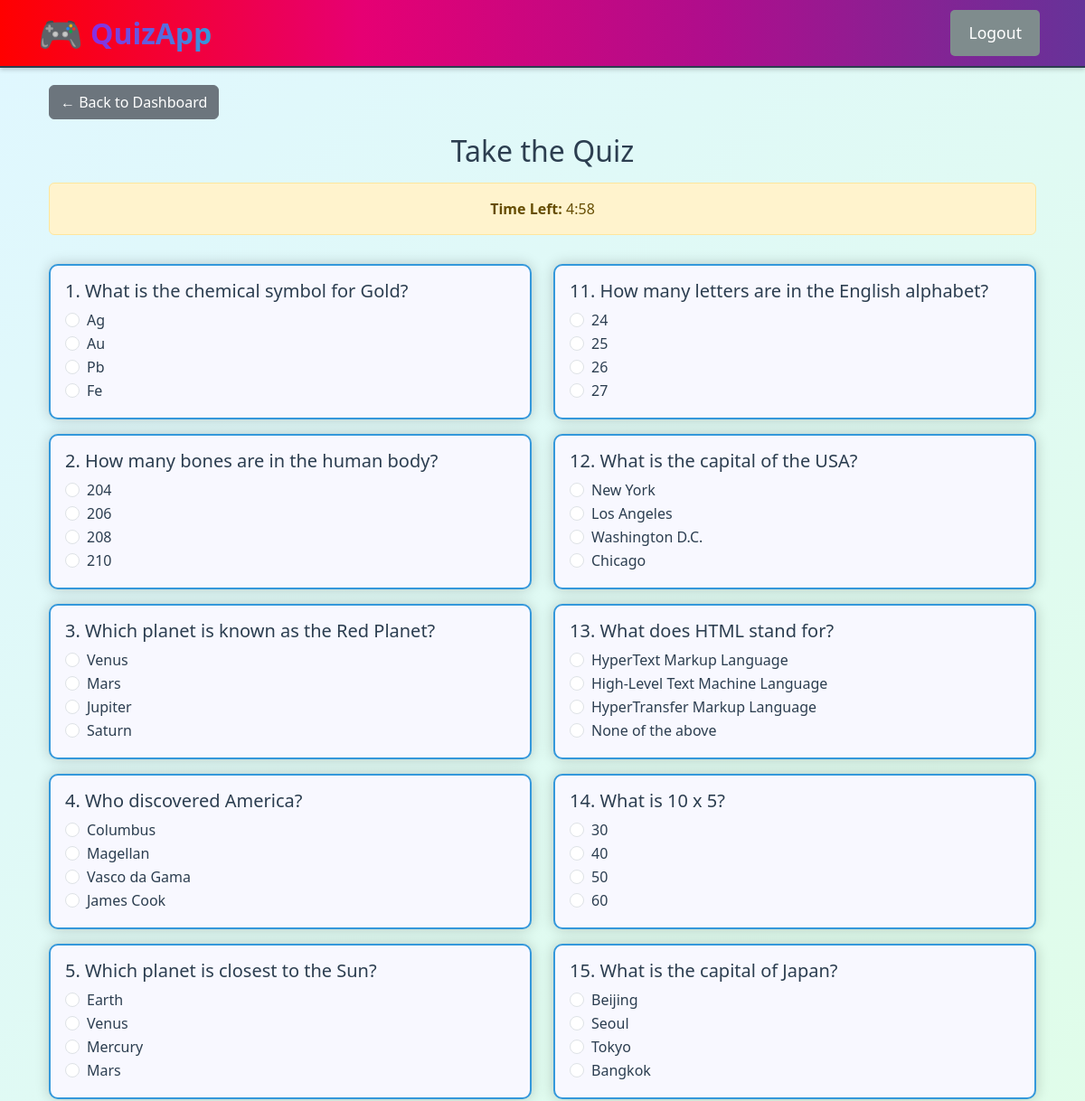
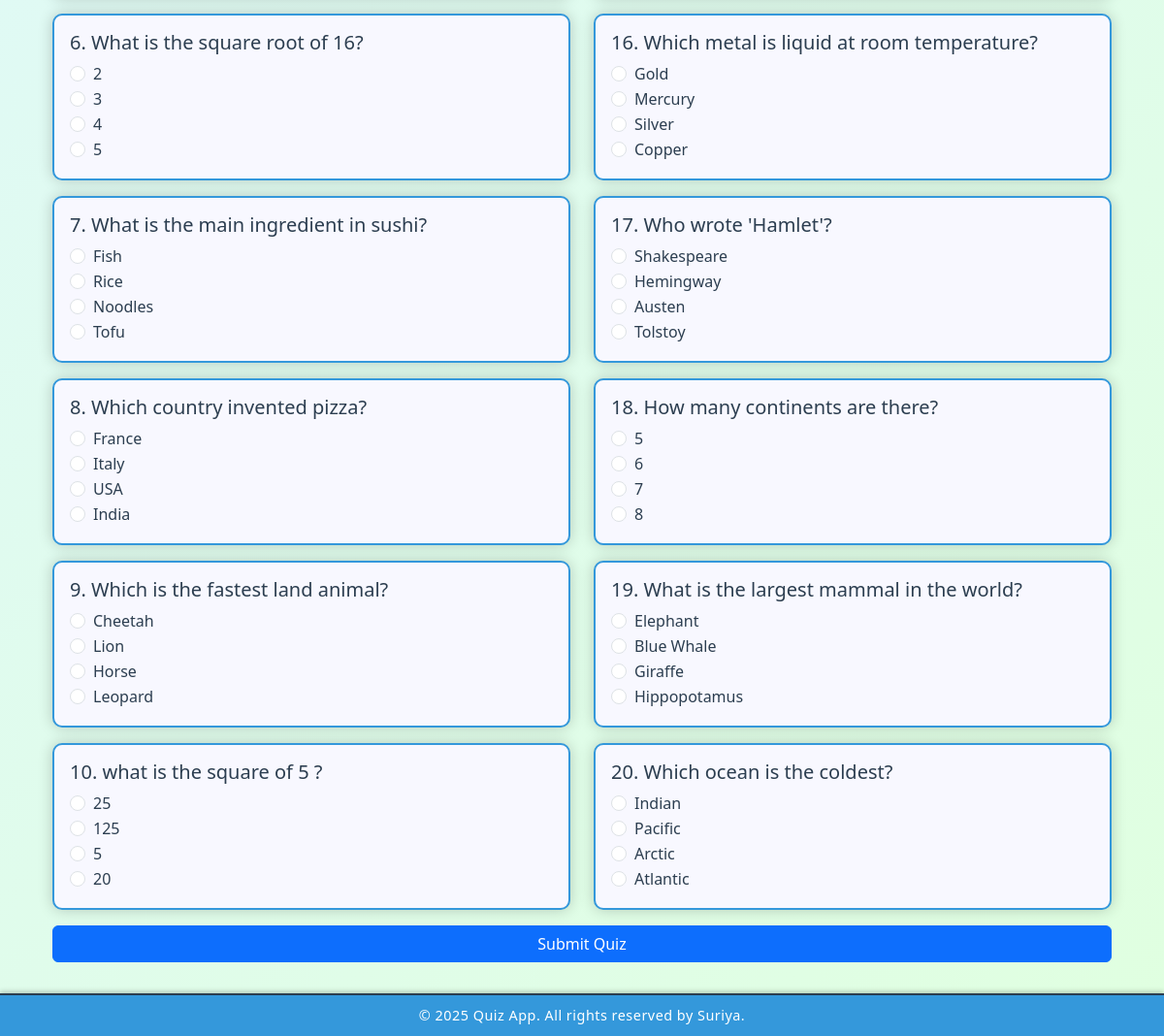
The page /quiz on the database its author committed (2 pictures, top to bottom).
### tables this page shows
CREATE TABLE questions (
    id INTEGER PRIMARY KEY AUTOINCREMENT,
    question TEXT NOT NULL,
    option_a TEXT NOT NULL,
    option_b TEXT NOT NULL,
    option_c TEXT NOT NULL,
    option_d TEXT NOT NULL,
    correct_option TEXT NOT NULL
);

### app.py (the view, shortened to what this page needs)
@app.route('/quiz', methods=['GET', 'POST'])
def quiz():
    if 'user_id' not in session:
        session['user_id'] = 1
    db_conn = get_db()
    action = request.args.get('action', 'new')
    if action == 'new':
        session.pop('quiz_start_time', None)
        session.pop('quiz_questions', None)
        session.pop('quiz_remaining_time', None)
        session.pop('quiz_score', None)
        session.pop('quiz_elapsed', None)
    if request.method == 'GET':
        if action == 'new' or 'quiz_questions' not in session:
            cur = db_conn.execute("SELECT * FROM questions ORDER BY RANDOM() LIMIT 20")
            questions = cur.fetchall()
            session['quiz_questions'] = [dict(q) for q in questions]
            session['quiz_remaining_time'] = 300  # total duration in seconds
            session['quiz_start_time'] = time.time()
        else:
            questions = session.get('quiz_questions')
        return render_template('quiz.html',
                               questions=questions,
                               remaining_time=session.get('quiz_remaining_time', 300))

### app.py (called while the page is built)
def get_db():
    database = getattr(g, '_database', None)
    if database is None:
        database = g._database = sqlite3.connect(DATABASE)
        database.row_factory = sqlite3.Row
    return database

@app.teardown_appcontext
def close_connection(exception):
    database = getattr(g, '_database', None)
    if database is not None:
        database.close()

### templates/quiz.html (shortened to what this page needs)
{% extends "base.html" %}
{% block content %}
<div class="container mt-4">
  <a href="{{ url_for('user_dashboard') }}" class="btn btn-secondary mb-3">← Back to Dashboard</a>
  <h2 class="text-center mb-3">Take the Quiz</h2>
  <div class="alert alert-warning text-center">
    <strong>Time Left:</strong> <span id="timerDisplay">05:00</span>
  </div>
  <form id="quizForm" method="post" action="{{ url_for('quiz') }}">
    <div class="row">
      <div class="col-md-6">
        {% for question in questions[0:10] %}
          <div class="card my-3">
            <div class="card-body">
              <h5 class="card-title">{{ loop.index }}. {{ question.question }}</h5>
              <div class="form-check">
                <input type="radio" class="form-check-input" name="answer_{{ question.id }}" value="a">
                <label class="form-check-label">{{ question.option_a }}</label>
              </div>
              <div class="form-check">
                <input type="radio" class="form-check-input" name="answer_{{ question.id }}" value="b">
                <label class="form-check-label">{{ question.option_b }}</label>
              </div>
              <div class="form-check">
                <input type="radio" class="form-check-input" name="answer_{{ question.id }}" value="c">
                <label class="form-check-label">{{ question.option_c }}</label>
              </div>
              <div class="form-check">
                <input type="radio" class="form-check-input" name="answer_{{ question.id }}" value="d">
                <label class="form-check-label">{{ question.option_d }}</label>
              </div>
            </div>
          </div>
        {% endfor %}
      </div>
      <div class="col-md-6">
        {% for question in questions[10:20] %}
          <div class="card my-3">
            <div class="card-body">
              <h5 class="card-title">{{ loop.index + 10 }}. {{ question.question }}</h5>
              <div class="form-check">
                <input type="radio" class="form-check-input" name="answer_{{ question.id }}" value="a">
                <label class="form-check-label">{{ question.option_a }}</label>
              </div>
              <div class="form-check">
                <input type="radio" class="form-check-input" name="answer_{{ question.id }}" value="b">
                <label class="form-check-label">{{ question.option_b }}</label>
              </div>
              <div class="form-check">
                <input type="radio" class="form-check-input" name="answer_{{ question.id }}" value="c">
                <label class="form-check-label">{{ question.option_c }}</label>
              </div>
              <div class="form-check">
                <input type="radio" class="form-check-input" name="answer_{{ question.id }}" value="d">
                <label class="form-check-label">{{ question.option_d }}</label>
              </div>
            </div>
          </div>
        {% endfor %}
      </div>
    </div>
    <button type="submit" class="btn btn-primary w-100 mb-3">Submit Quiz</button>
  </form>
</div>
{% endblock %}

### templates/base.html (shortened to what this page needs)
<!DOCTYPE html>
<html lang="en">
<head>
  <link href="https://cdn.jsdelivr.net/npm/bootstrap@5.3.0/dist/css/bootstrap.min.css" rel="stylesheet">
  <link rel="stylesheet" href="{{ url_for('static', filename='css/styles.css') }}">
</head>
<body>
  <nav class="navbar navbar-expand-lg">
    <div class="container">
      {% if session.get('user_id') %}
        {% if session.get('is_admin') %}
          <a class="navbar-brand" href="{{ url_for('admin') }}">
            {% include 'logo.html' %}
          </a>
        {% else %}
          <a class="navbar-brand" href="{{ url_for('user_dashboard') }}">
            {% include 'logo.html' %}
          </a>
        {% endif %}
      {% else %}
          <a class="navbar-brand" href="{{ url_for('home') }}">
            {% include 'logo.html' %}
          </a>
      {% endif %}
      <div class="d-flex">
        {% if session.get('user_id') %}
          <a class="btn btn-logout" href="{{ url_for('logout') }}">Logout</a>
        {% else %}
          <a class="btn btn-userlogin" href="{{ url_for('login') }}">User Login</a>
          <a class="btn btn-register" href="{{ url_for('register') }}">Register</a>
          <a class="btn btn-admin" href="{{ url_for('admin_login') }}">Admin Login</a>
        {% endif %}
      </div>
    </div>
  </nav>
  <div class="container mt-4" id="main-container">
    {% block content %}{% endblock %}
  </div>
  <footer class="footer">
    <div class="container">
      <p>© 2025 Quiz App. All rights reserved by Suriya.</p>
    </div>
  </footer>
</body>
</html>

### templates/logo.html
<div class="logo-container">
    <div class="logo-icon">
      <span class="logo-symbol">&#x1F3AE;</span>
    </div>
    <div class="logo-text">QuizApp</div>
  </div>

### static/css/styles.css (style rules this page uses)
:root { --header-gradient: linear-gradient(90deg, #FF0000, #E60073, #AD0E8D, #663399); --footer-blue: #3498db; --text-color: #2c3e50; --body-bg-gradient: linear-gradient(135deg, #e0f7ff, #e0ffe0); }
body { background: var(--body-bg-gradient); color: var(--text-color); font-family: 'Segoe UI', Tahoma, Geneva, Verdana, sans-serif; margin: 0; padding-top: 70px; padding-bottom: 60px; }
.navbar { background: var(--header-gradient); border-bottom: 2px solid var(--text-color); position: fixed; top: 0; width: 100%; z-index: 1000; box-shadow: 0 2px 5px rgba(0,0,0,0.2); padding-top: 0.1rem; padding-bottom: 0.1rem; }
.navbar-brand, .nav-link { color: #ffffff !important; }
.footer { background: var(--footer-blue); color: #ffffff; text-align: center; padding: 10px 0; border-top: 2px solid var(--text-color); position: fixed; bottom: 0; width: 100%; z-index: 1000; box-shadow: 0 -2px 5px rgba(0,0,0,0.2); }
.footer p { margin: 0; font-size: 0.9rem; font-weight: 500; letter-spacing: 0.5px; }
.logo-container { display: flex; align-items: center; }
.logo-icon { font-size: 2.5rem; margin-right: 0.5rem; animation: bounce 2s infinite; }
.logo-text { font-size: 2rem; font-weight: bold; background: linear-gradient(90deg, #8A2BE2, #3498db); -webkit-background-clip: text; -webkit-text-fill-color: transparent; }
.btn-logout { background-color: #7f8c8d; color: #fff; font-size: 1.1rem; padding: 0.75rem 1.25rem; border: none; border-radius: 5px; margin: 0 0.5rem; text-decoration: none; }
.card { background-color: #f8f8ff; border: 2px solid #3498db; border-radius: 10px; color: var(--text-color); box-shadow: 0 0 15px rgba(0,0,0,0.2); margin: 20px auto; max-width: 600px; }

### rows shown on the page
questions: question "What is the chemical symbol for Gold?", option_a "Ag", option_b "Au", option_c "Pb", option_d "Fe"
questions: question "How many bones are in the human body?", option_a "204", option_b "206", option_c "208", option_d "210"
questions: question "Which planet is known as the Red Planet?", option_a "Venus", option_b "Mars", option_c "Jupiter", option_d "Saturn"
questions: question "Who discovered America?", option_a "Columbus", option_b "Magellan", option_c "Vasco da Gama", option_d "James Cook"
questions: question "Which planet is closest to the Sun?", option_a "Earth", option_b "Venus", option_c "Mercury", option_d "Mars"
questions: question "What is the square root of 16?", option_a "2", option_b "3", option_c "4", option_d "5"
questions: question "What is the main ingredient in sushi?", option_a "Fish", option_b "Rice", option_c "Noodles", option_d "Tofu"
questions: question "Which country invented pizza?", option_a "France", option_b "Italy", option_c "USA", option_d "India"
questions: question "Which is the fastest land animal?", option_a "Cheetah", option_b "Lion", option_c "Horse", option_d "Leopard"
questions: question "what is the square of 5 ?", option_a "25", option_b "125", option_c "5", option_d "20"
questions: question "How many letters are in the English alphabet?", option_a "24", option_b "25", option_c "26", option_d "27"
questions: question "What is the capital of the USA?", option_a "New York", option_b "Los Angeles", option_c "Washington D.C.", option_d "Chicago"
questions: question "What does HTML stand for?", option_a "HyperText Markup Language", option_b "High-Level Text Machine Language", option_c "HyperTransfer Markup Language", option_d "None of the above"
questions: question "What is 10 x 5?", option_a "30", option_b "40", option_c "50", option_d "60"
questions: question "What is the capital of Japan?", option_a "Beijing", option_b "Seoul", option_c "Tokyo", option_d "Bangkok"
questions: question "Which metal is liquid at room temperature?", option_a "Gold", option_b "Mercury", option_c "Silver", option_d "Copper"
questions: question "Who wrote 'Hamlet'?", option_a "Shakespeare", option_b "Hemingway", option_c "Austen", option_d "Tolstoy"
questions: question "How many continents are there?", option_a "5", option_b "6", option_c "7", option_d "8"
questions: question "What is the largest mammal in the world?", option_a "Elephant", option_b "Blue Whale", option_c "Giraffe", option_d "Hippopotamus"
questions: question "Which ocean is the coldest?", option_a "Indian", option_b "Pacific", option_c "Arctic", option_d "Atlantic"
